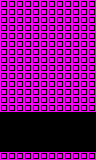

This game map was drawn from its Tiled (.tmx) file and the tilesets committed beside it. A one-line description and the trimmed map source follow:
An orthogonal 12x20 tile map with 8x8 px tiles, 1 tile layer (main) and 2 objects (2x movingBlock).

<map version="1.0" orientation="orthogonal" renderorder="right-down" width="12" height="20" tilewidth="8" tileheight="8" nextobjectid="40">
 <properties>
  <property name="L" type="int" value="3" />
  <property name="R" type="int" value="3" />
  <property name="type" value="tunnel" />
 </properties>
 <tileset firstgid="1" name="tiles" tilewidth="8" tileheight="8" tilecount="24" columns="6">
  <image source="../../../images/tiles.png" width="48" height="32" />
  <tile id="1">
   <properties>
    <property name="type" value="open" />
   </properties>
  </tile>
 </tileset>
 <layer name="main" width="12" height="20">
  <data>[240 cells, 180 non-empty, 1 distinct tile ids]</data>
 </layer>
 <objectgroup name="objects" />
 <objectgroup name="hazards">
  <object id="35" type="movingBlock" gid="4" x="32" y="120" width="8" height="8" />
  <object id="39" type="movingBlock" gid="4" x="56" y="120" width="8" height="8" />
 </objectgroup>
</map>
